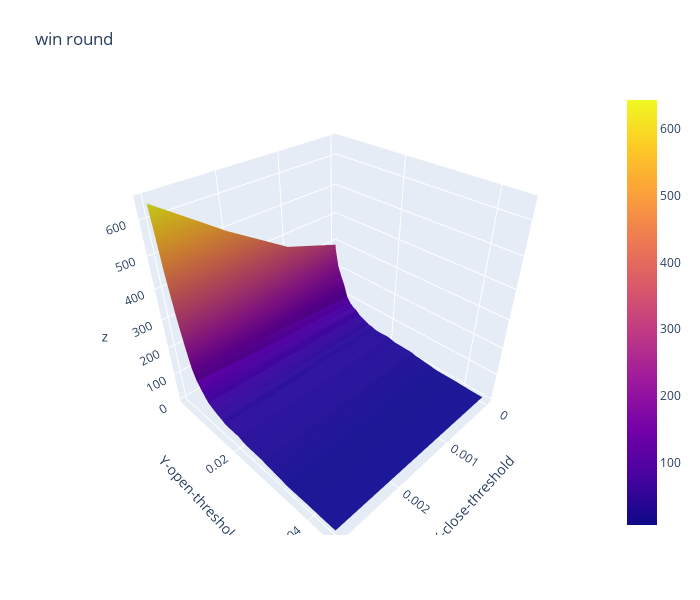

The code cell stored with this chart in its notebook:
### Code cell
import plotly.graph_objects as go

x_data = df_win_round.columns.to_list() # close threshold

y_data = df_win_round.index.to_list() # open threshold

z_data = df_win_round.copy(deep=True) # win rate

fig = go.Figure(data=[go.Surface(z=z_data.values,x=x_data,y=y_data)])

fig.update_layout(title="win round", # 标题
                  autosize=False,  # 尺度自动缩放
                  width=700,  # 长宽
                  height=600,
                  margin=dict(l=65,r=50,b=65,t=90),  # 4个位置的距离
                  scene=dict(xaxis_title='X-close-threshold',yaxis_title='Y-open-threshold')
                 )

fig.show()

### Figure 1 — Plotly figure (JSON) as saved in the notebook; plotly's stock layout.template omitted (floating-point values rounded to 4 significant figures; data arrays with more than 128 entries replaced by an {"elided": "..."} marker saying what was removed)
{"data": [{"type": "surface", "x": [0, 0.001, 0.002, 0.003], "y": [0.0031, 0.0032, 0.0035, 0.004, 0.005, 0.006, 0.007, 0.008, 0.009, 0.01, 0.011, 0.012, 0.013, 0.014, 0.015, 0.016, 0.017, 0.018, 0.019, 0.02, 0.021, 0.022, 0.023, 0.024, 0.025, 0.026, 0.027, 0.028, 0.029, 0.03, 0.031, 0.032, 0.033, 0.034, 0.035, 0.036, 0.037, 0.038, 0.039, 0.04, 0.041, 0.042, 0.043, 0.044, 0.045], "z": {"elided": "45x4 int values"}}], "layout": {"autosize": false, "height": 600, "margin": {"b": 65, "l": 65, "r": 50, "t": 90}, "scene": {"xaxis": {"title": {"text": "X-close-threshold"}}, "yaxis": {"title": {"text": "Y-open-threshold"}}}, "title": {"text": "win round"}, "width": 700}}
